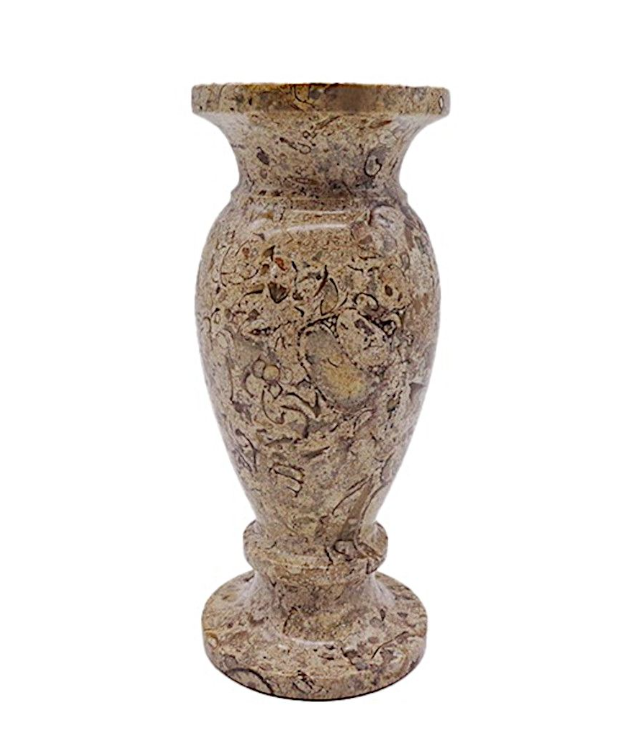
#> input picture data/vase.png, 621 x 729 px
$ python -i image_generation.py   (imports and definitions only)
#> lines starting #> are read from the running program, lines starting #| are printed output that depends on the picture; after the words box and inside, x2 and y2 are one past the last pixel; in counts of white or black regions, pixels touching at a corner belong together
"""@file image_generation.py
@brief Synthetic author-style images and ground-truth contours.

The paper evaluates controlled man-made circle and U-shape images, including
Gaussian-noisy versions. The defaults use black background and white foreground
so that center-of-gravity moments are not biased by a non-zero background.
"""

from __future__ import annotations

import math
from pathlib import Path
from typing import Optional, Tuple

import cv2
import numpy as np


Point = Tuple[int, int]


def _contour_from_mask(mask: np.ndarray) -> np.ndarray:
    """@brief Create a contour band from a binary object mask.

    A morphological gradient is used because Sobel/Canny edge evidence usually
    lies on both sides of a sharp object boundary. This gives fairer tolerance-
    based evaluation than using only the inner eroded boundary.

    @param mask Binary object mask with values 0 and 255.
    @return Binary contour mask with values 0 and 255.
    """
    kernel = np.ones((3, 3), dtype=np.uint8)
    return cv2.morphologyEx(mask, cv2.MORPH_GRADIENT, kernel)


# [117 lines left out: functions create_circle_image, create_u_shape_image, create_vase_like_image, not called in this run]


def _resize_max_dimension(image: np.ndarray, max_dimension: int, interpolation: int) -> np.ndarray:
    """@brief Resize an image so its largest dimension is bounded.

    @param image Input image.
    @param max_dimension Maximum output width or height.
    @param interpolation OpenCV interpolation flag.
    @return Resized image, or original copy if already small enough.
    """
    height, width = image.shape[:2]
    largest = max(height, width)
    if largest <= max_dimension:
        return image.copy()
    scale = max_dimension / float(largest)
    new_size = (max(1, int(round(width * scale))), max(1, int(round(height * scale))))
    return cv2.resize(image, new_size, interpolation=interpolation)


def _largest_object_component(binary: np.ndarray) -> np.ndarray:
    """@brief Keep the best single object component from a binary mask.

    Components touching the image border are penalized because they are often
    background after Otsu thresholding on real photographs.

    @param binary Binary uint8 image with values 0 and 255.
    @return Binary mask for the selected component.
    """
    num_labels, labels, stats, _centroids = cv2.connectedComponentsWithStats((binary > 0).astype(np.uint8), 8)
    height, width = binary.shape[:2]
    best_label = 0
    best_score = -1.0
    min_area = max(16, int(0.005 * height * width))
    for label in range(1, num_labels):
        x, y, w, h, area = stats[label]
        if area < min_area:
            continue
        touches_border = x == 0 or y == 0 or (x + w) >= width or (y + h) >= height
        score = float(area) * (0.25 if touches_border else 1.0)
        if score > best_score:
            best_label = label
            best_score = score

    mask = np.zeros_like(binary, dtype=np.uint8)
    if best_label > 0:
        mask[labels == best_label] = 255
    return mask


def estimate_single_object_mask(image: np.ndarray) -> np.ndarray:
    """@brief Estimate one foreground object mask for a real grayscale image.

    This is intended for qualitative real-vase testing when a hand mask is not
    available. It tries both Otsu polarities and keeps the most plausible
    non-border object component.

    @param image Input grayscale image.
    @return Estimated binary object mask.
    """
    gray = image.astype(np.uint8)
    blur = cv2.GaussianBlur(gray, (5, 5), 0)
    _threshold, otsu = cv2.threshold(blur, 0, 255, cv2.THRESH_BINARY + cv2.THRESH_OTSU)
    kernel = np.ones((5, 5), dtype=np.uint8)

    best_mask = np.zeros_like(gray, dtype=np.uint8)
    best_area = -1
    for candidate in (otsu, cv2.bitwise_not(otsu)):
        cleaned = cv2.morphologyEx(candidate, cv2.MORPH_OPEN, kernel)
        cleaned = cv2.morphologyEx(cleaned, cv2.MORPH_CLOSE, kernel, iterations=2)
        component = _largest_object_component(cleaned)
        area = int(cv2.countNonZero(component))
        if area > best_area:
            best_area = area
            best_mask = component

    if best_area <= 0:
        return np.zeros_like(gray, dtype=np.uint8)
    return best_mask


def load_real_vase_case(
    image_path: Path,
    mask_path: Optional[Path] = None,
    max_dimension: int = 256,
) -> Tuple[np.ndarray, np.ndarray, np.ndarray, str]:
    """@brief Load and prepare a real vase image for IEPS + SCF testing.

    If a mask is supplied, it is used as the evaluation reference. Otherwise an
    Otsu/largest-component mask is estimated, which should be treated as a
    proxy reference rather than true ground truth. The returned grayscale image
    is oriented so the object is brighter than the background, matching the
    center-of-gravity assumption used by the synthetic experiments.

    @param image_path Path to a real vase image.
    @param mask_path Optional path to a binary vase mask.
    @param max_dimension Maximum image dimension after resizing.
    @return Tuple (image, mask, contour, mask_source).
    """
#> called with image_path = '../data/vase.png', max_dimension = 256
    image = cv2.imread(str(image_path), cv2.IMREAD_GRAYSCALE)
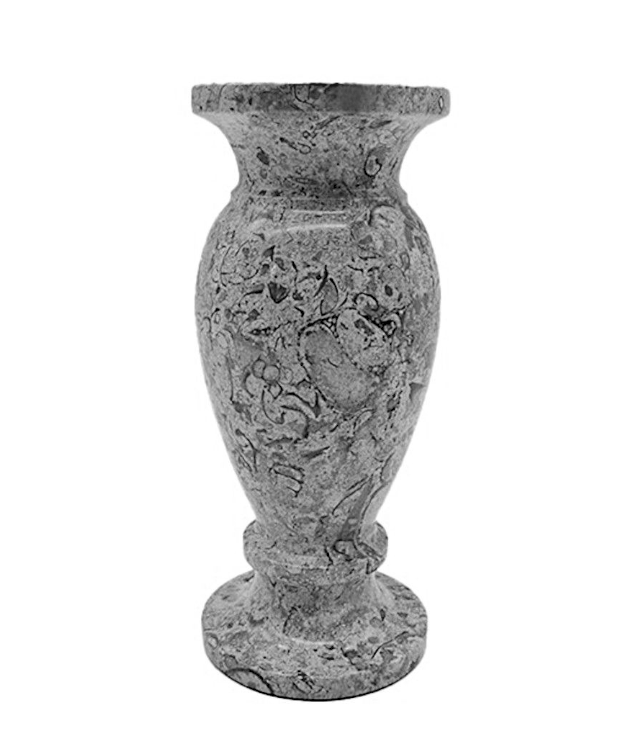
#> image: shape (729, 621); min 0, max 255, mean 220.6
    if image is None:
        raise FileNotFoundError(f"Could not read real vase image: {image_path}")
    image = _resize_max_dimension(image, max_dimension, cv2.INTER_AREA)
#> in _resize_max_dimension, `return cv2.resize(image, new_size, interpolation=interpolation)`:
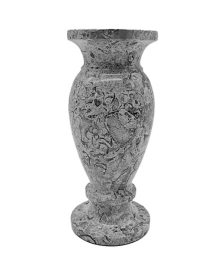
#> returned value: shape (256, 218); min 6, max 255, mean 220.6

    mask_source = "otsu_estimated_mask"
    if mask_path is not None and mask_path.exists():
        mask = cv2.imread(str(mask_path), cv2.IMREAD_GRAYSCALE)
        if mask is None:
            raise FileNotFoundError(f"Could not read real vase mask: {mask_path}")
        mask = cv2.resize(mask, (image.shape[1], image.shape[0]), interpolation=cv2.INTER_NEAREST)
        _threshold, mask = cv2.threshold(mask, 0, 255, cv2.THRESH_BINARY + cv2.THRESH_OTSU)
        mask_source = "provided_mask"
    else:
        mask = estimate_single_object_mask(image)
#> in estimate_single_object_mask, `blur = cv2.GaussianBlur(gray, (5, 5), 0)`:
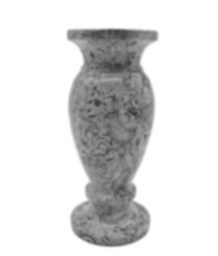
#> blur: shape (256, 218); min 52, max 255, mean 220.7
#> in estimate_single_object_mask, `_threshold, otsu = cv2.threshold(blur, 0, 255, cv2.THRESH_BINARY + cv2..`:
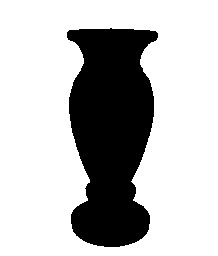
#> otsu: shape (256, 218); 73.4% white; 1 black region, box (x1, y1, x2, y2) and area: (67, 28, 158, 247) 14853
#> the loop in estimate_single_object_mask, `for candidate in (otsu, cv2.bitwise_not(otsu)):` made 2 passes
#> (num_labels in _largest_object_component, stats in _largest_object_component, height in _largest_object_component, width in _largest_object_component, min_area in _largest_object_component, area) on pass 1: (2, [[68, 29, 88, 218, 14842], [0, 0, 218, 256, 40966]], 256, 218, 279, 40966)
#> (num_labels in _largest_object_component, stats in _largest_object_component, height in _largest_object_component, width in _largest_object_component, min_area in _largest_object_component, area) on pass 2: (2, [[0, 0, 218, 256, 40902], [67, 29, 91, 218, 14906]], 256, 218, 279, 14906)
#> after the loop in estimate_single_object_mask, `for candidate in (otsu, cv2.bitwise_not(otsu)):`: cleaned: shape (256, 218); 26.7% white; 1 white region, box (x1, y1, x2, y2) and area: (67, 29, 158, 247) 14906
#> after the loop in estimate_single_object_mask, `for candidate in (otsu, cv2.bitwise_not(otsu)):`: best_area = 40966

    if int(cv2.countNonZero(mask)) > 0:
        object_mean = float(image[mask > 0].mean())
#> object_mean = 254.4
        background_pixels = image[mask == 0]
#> background_pixels = 14842 values, max 254 at index 11721, min 6 at index 6294, mean 127.4
        background_mean = float(background_pixels.mean()) if background_pixels.size else object_mean
#> background_mean = 127.4
        if object_mean < background_mean:
            image = cv2.bitwise_not(image)

    return image, mask, _contour_from_mask(mask), mask_source
#> in _contour_from_mask, `return cv2.morphologyEx(mask, cv2.MORPH_GRADIENT, kernel)`:
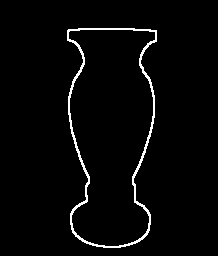
#> returned value: shape (256, 218); 2.7% white in thin lines or dots, all inside (x1, y1, x2, y2) = (67, 28, 157, 248)


# [32 lines left out: functions add_gaussian_noise, add_gaussian_noise_snr, not called in this run]

>>> result = load_real_vase_case('../data/vase.png')
